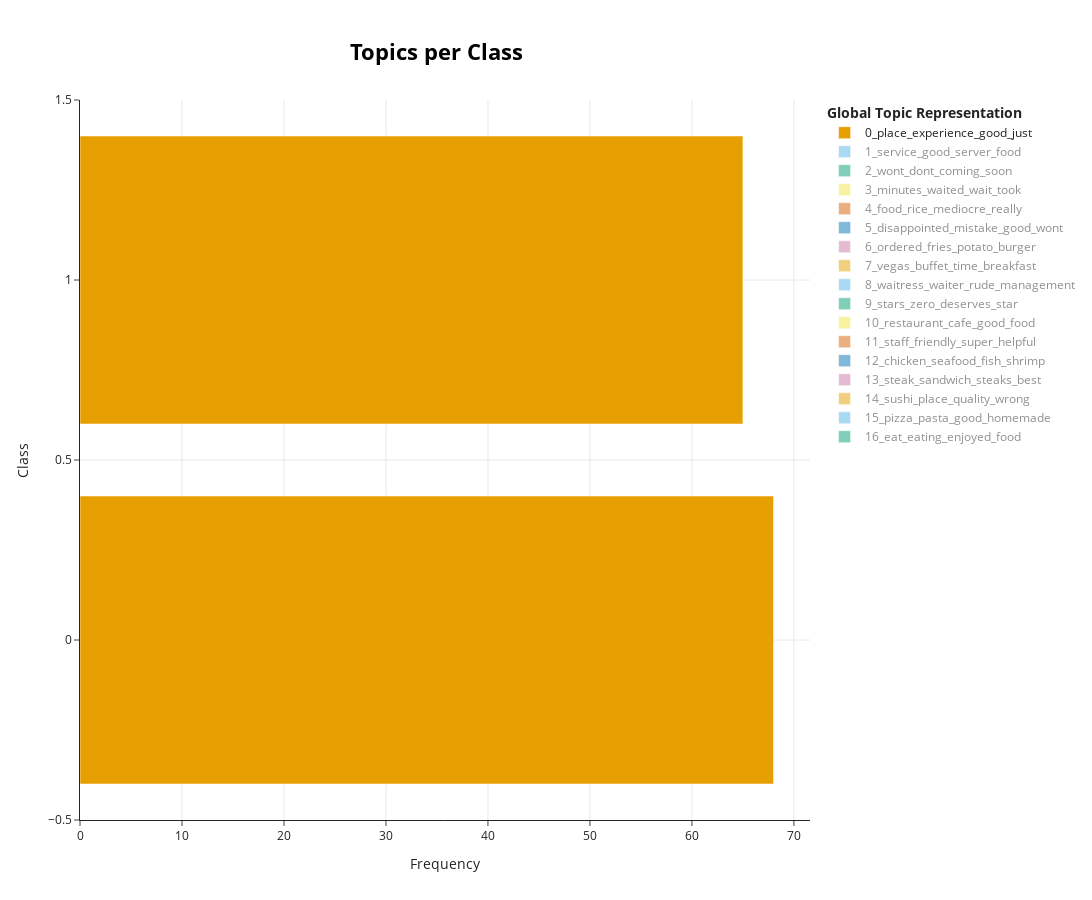

The notebook cell saved with this chart:
### Code cell
# extract and visualize the selected topic's representation per class: positive or negative
# topic=None
model.visualize_topics_per_class(topics_in_class, top_n_topics=None)

### Figure 1 — Plotly figure (JSON) as saved in the notebook; plotly's stock layout.template omitted (floating-point values rounded to 4 significant figures)
{"data": [{"hoverinfo": "text", "hovertext": ["<b>Topic 0</b><br>Words: place, flavor, experience, bland, location", "<b>Topic 0</b><br>Words: place, experience, recommend, inside, nice"], "marker": {"color": "#E69F00"}, "name": "0_place_experience_good_just", "orientation": "h", "type": "bar", "visible": true, "x": [68, 65], "y": [0, 1]}, {"hoverinfo": "text", "hovertext": ["<b>Topic 1</b><br>Words: service, slow, servers, server, food", "<b>Topic 1</b><br>Words: service, great, good, server, food"], "marker": {"color": "#56B4E9"}, "name": "1_service_good_server_food", "orientation": "h", "type": "bar", "visible": "legendonly", "x": [41, 53], "y": [0, 1]}, {"hoverinfo": "text", "hovertext": ["<b>Topic 2</b><br>Words: wont, dont, coming, probably, going", "<b>Topic 2</b><br>Words: definitely, soon, ill, coming, havent"], "marker": {"color": "#009E73"}, "name": "2_wont_dont_coming_soon", "orientation": "h", "type": "bar", "visible": "legendonly", "x": [46, 14], "y": [0, 1]}, {"hoverinfo": "text", "hovertext": ["<b>Topic 3</b><br>Words: minutes, waited, wait, took, 30", "<b>Topic 3</b><br>Words: seated, greeted, came, wait, fianc"], "marker": {"color": "#F0E442"}, "name": "3_minutes_waited_wait_took", "orientation": "h", "type": "bar", "visible": "legendonly", "x": [38, 7], "y": [0, 1]}, {"hoverinfo": "text", "hovertext": ["<b>Topic 4</b><br>Words: food, mediocre, rice, did, lunch", "<b>Topic 4</b><br>Words: gooodd, hooked, bite, rice, really"], "marker": {"color": "#D55E00"}, "name": "4_food_rice_mediocre_really", "orientation": "h", "type": "bar", "visible": "legendonly", "x": [38, 3], "y": [0, 1]}, {"hoverinfo": "text", "hovertext": ["<b>Topic 5</b><br>Words: disappointed, mistake, impressed, overall, night", "<b>Topic 5</b><br>Words: wont, disappointed, unbelievably, truly, block"], "marker": {"color": "#0072B2"}, "name": "5_disappointed_mistake_good_wont", "orientation": "h", "type": "bar", "visible": "legendonly", "x": [25, 11], "y": [0, 1]}, {"hoverinfo": "text", "hovertext": ["<b>Topic 6</b><br>Words: fries, potato, hot, flat, ordered", "<b>Topic 6</b><br>Words: potato, butter, bread, fries, good"], "marker": {"color": "#CC79A7"}, "name": "6_ordered_fries_potato_burger", "orientation": "h", "type": "bar", "visible": "legendonly", "x": [15, 20], "y": [0, 1]}, {"hoverinfo": "text", "hovertext": ["<b>Topic 7</b><br>Words: vegas, buffet, seen, far, breakfast", "<b>Topic 7</b><br>Words: vegas, buffet, time, breakfast, best"], "marker": {"color": "#E69F00"}, "name": "7_vegas_buffet_time_breakfast", "orientation": "h", "type": "bar", "visible": "legendonly", "x": [12, 16], "y": [0, 1]}, {"hoverinfo": "text", "hovertext": ["<b>Topic 8</b><br>Words: waiter, waitress, talk, tip, felt", "<b>Topic 8</b><br>Words: waitress, friendly, waiter, thing, tip"], "marker": {"color": "#56B4E9"}, "name": "8_waitress_waiter_rude_management", "orientation": "h", "type": "bar", "visible": "legendonly", "x": [18, 10], "y": [0, 1]}, {"hoverinfo": "text", "hovertext": ["<b>Topic 9</b><br>Words: stars, zero, star, deserves, rated", "<b>Topic 9</b><br>Words: stars, thumbs, deserves, im, round"], "marker": {"color": "#009E73"}, "name": "9_stars_zero_deserves_star", "orientation": "h", "type": "bar", "visible": "legendonly", "x": [12, 8], "y": [0, 1]}, {"hoverinfo": "text", "hovertext": ["<b>Topic 10</b><br>Words: coffee, restaurants, cafe, letdown, self", "<b>Topic 10</b><br>Words: restaurant, cafe, little, clean, family"], "marker": {"color": "#F0E442"}, "name": "10_restaurant_cafe_good_food", "orientation": "h", "type": "bar", "visible": "legendonly", "x": [4, 15], "y": [0, 1]}, {"hoverinfo": "text", "hovertext": ["<b>Topic 11</b><br>Words: staff, friendly, workers, talking, says", "<b>Topic 11</b><br>Words: staff, friendly, super, special, helpful"], "marker": {"color": "#D55E00"}, "name": "11_staff_friendly_super_helpful", "orientation": "h", "type": "bar", "visible": "legendonly", "x": [5, 13], "y": [0, 1]}, {"hoverinfo": "text", "hovertext": ["<b>Topic 12</b><br>Words: shrimp, fish, seafood, legs, crab", "<b>Topic 12</b><br>Words: fish, seafood, fresh, shrimp, yellowtail"], "marker": {"color": "#0072B2"}, "name": "12_chicken_seafood_fish_shrimp", "orientation": "h", "type": "bar", "visible": "legendonly", "x": [10, 8], "y": [0, 1]}, {"hoverinfo": "text", "hovertext": ["<b>Topic 13</b><br>Words: steak, meat, pork, plate, pulled", "<b>Topic 13</b><br>Words: steak, steaks, pork, best, perfectly"], "marker": {"color": "#CC79A7"}, "name": "13_steak_sandwich_steaks_best", "orientation": "h", "type": "bar", "visible": "legendonly", "x": [5, 11], "y": [0, 1]}, {"hoverinfo": "text", "hovertext": ["<b>Topic 14</b><br>Words: sushi, quality, bad, kabuki, lover", "<b>Topic 14</b><br>Words: sushi, place, craving, hankering, proven"], "marker": {"color": "#E69F00"}, "name": "14_sushi_place_quality_wrong", "orientation": "h", "type": "bar", "visible": "legendonly", "x": [8, 6], "y": [0, 1]}, {"hoverinfo": "text", "hovertext": ["<b>Topic 15</b><br>Words: pizza, doughy, flavorless, arent, chewy", "<b>Topic 15</b><br>Words: pizza, homemade, pizzas, area, good"], "marker": {"color": "#56B4E9"}, "name": "15_pizza_pasta_good_homemade", "orientation": "h", "type": "bar", "visible": "legendonly", "x": [2, 10], "y": [0, 1]}, {"hoverinfo": "text", "hovertext": ["<b>Topic 16</b><br>Words: eat, eating, reviewer, binge, privileged", "<b>Topic 16</b><br>Words: hungry, stuffed, eating, leave, enjoyed"], "marker": {"color": "#009E73"}, "name": "16_eat_eating_enjoyed_food", "orientation": "h", "type": "bar", "visible": "legendonly", "x": [10, 2], "y": [0, 1]}], "layout": {"height": 900, "hoverlabel": {"bgcolor": "white", "font": {"family": "Rockwell", "size": 16}}, "legend": {"title": {"text": "<b>Global Topic Representation"}}, "title": {"font": {"color": "Black", "size": 22}, "text": "<b>Topics per Class</b>", "x": 0.4, "xanchor": "center", "y": 0.95, "yanchor": "top"}, "width": 1250, "xaxis": {"showgrid": true, "title": {"text": "Frequency"}}, "yaxis": {"showgrid": true, "title": {"text": "Class"}}}}
